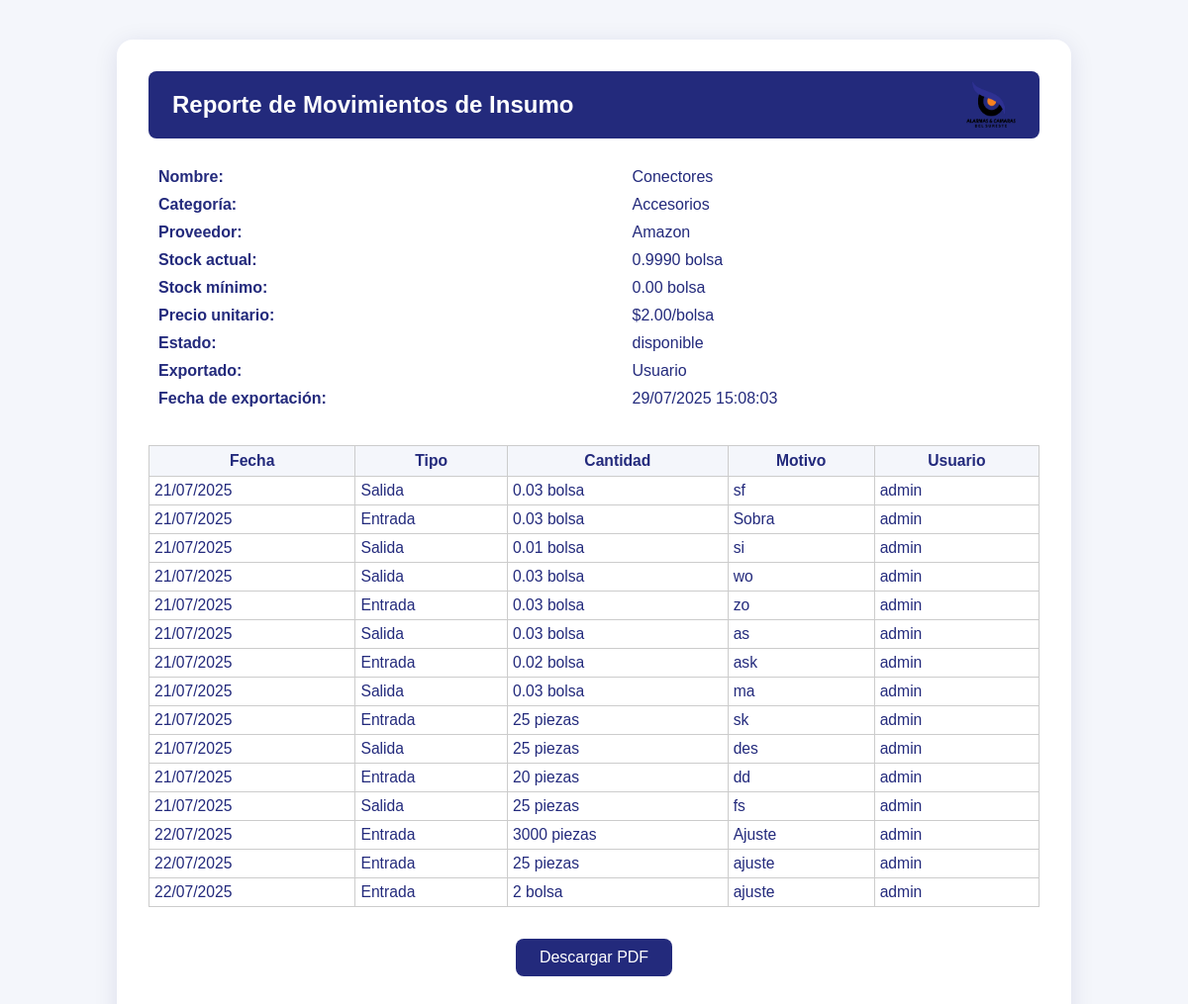
The app's page /insumos/reporte_html.php?insumo_id=3 with its own data.
### tables this page shows
CREATE TABLE `insumos` (
  `insumo_id` int(11) NOT NULL,
  `product_id` int(11) DEFAULT NULL,
  `category_id` int(11) DEFAULT NULL,
  `supplier_id` int(11) DEFAULT NULL,
  `nombre` varchar(100) DEFAULT NULL,
  `categoria` varchar(50) DEFAULT NULL,
  `unidad` varchar(20) DEFAULT NULL,
  `imagen` varchar(255) DEFAULT NULL,
  `cantidad` decimal(12,4) DEFAULT NULL,
  `minimo` decimal(10,2) DEFAULT NULL,
  `precio_unitario` decimal(10,2) DEFAULT NULL,
  `ubicacion` varchar(100) DEFAULT NULL,
  `estado` enum('disponible','bajo_stock','agotado') DEFAULT NULL,
  `consumo_semanal` decimal(10,2) DEFAULT NULL,
  `ultima_actualizacion` timestamp NOT NULL DEFAULT current_timestamp(),
  `is_active` tinyint(1) DEFAULT NULL,
  `created_at` timestamp NOT NULL DEFAULT current_timestamp(),
  `updated_at` timestamp NOT NULL DEFAULT current_timestamp() ON UPDATE current_timestamp(),
  `cost_price` decimal(10,2) DEFAULT NULL
);

CREATE TABLE `categories` (
  `category_id` int(11) NOT NULL,
  `name` varchar(100) DEFAULT NULL,
  `parent_category_id` int(11) DEFAULT NULL
);

CREATE TABLE `suppliers` (
  `supplier_id` int(11) NOT NULL,
  `name` varchar(100) NOT NULL,
  `contact_name` varchar(100) DEFAULT NULL,
  `phone` varchar(20) DEFAULT NULL,
  `email` varchar(100) DEFAULT NULL,
  `address` text DEFAULT NULL
);

CREATE TABLE `insumos_movements` (
  `insumo_movement_id` int(11) NOT NULL,
  `insumo_id` int(11) DEFAULT NULL,
  `user_id` int(11) DEFAULT NULL,
  `tipo_movimiento` enum('entrada','salida') DEFAULT NULL,
  `cantidad` decimal(12,4) DEFAULT NULL,
  `piezas_movidas` decimal(10,2) DEFAULT NULL COMMENT 'Cantidad exacta de piezas movidas, si aplica',
  `motivo` text DEFAULT NULL,
  `fecha_movimiento` timestamp NOT NULL DEFAULT current_timestamp()
);

CREATE TABLE `users` (
  `user_id` int(11) NOT NULL,
  `username` varchar(50) NOT NULL,
  `email` varchar(100) NOT NULL,
  `password` varchar(255) NOT NULL,
  `first_name` varchar(50) DEFAULT NULL,
  `last_name` varchar(50) DEFAULT NULL,
  `phone` varchar(20) DEFAULT NULL,
  `role_id` int(11) NOT NULL,
  `custom_permissions` longtext DEFAULT NULL CHECK (json_valid(`custom_permissions`)),
  `is_active` tinyint(1) DEFAULT 1,
  `last_login` timestamp NULL DEFAULT NULL,
  `created_at` timestamp NOT NULL DEFAULT current_timestamp(),
  `updated_at` timestamp NOT NULL DEFAULT current_timestamp() ON UPDATE current_timestamp()
);

### insumos/reporte_html.php (the view, shortened to what this page needs)
<?php
require_once '../connection.php';
$insumo_id = isset($_GET['insumo_id']) ? intval($_GET['insumo_id']) : 0;
$stmt = $mysqli->prepare("SELECT i.*, c.name as categoria_nombre, s.name as proveedor_nombre FROM insumos i LEFT JOIN categories c ON i.category_id = c.category_id LEFT JOIN suppliers s ON i.supplier_id = s.supplier_id WHERE i.insumo_id = ?");
$stmt->bind_param('i', $insumo_id);
$stmt->execute();
$insumo = $stmt->get_result()->fetch_assoc();
$stmt = $mysqli->prepare("SELECT m.*, u.username as usuario FROM insumos_movements m LEFT JOIN users u ON m.user_id = u.user_id WHERE m.insumo_id = ? ORDER BY m.fecha_movimiento ASC");
$stmt->bind_param('i', $insumo_id);
$stmt->execute();
$movs = $stmt->get_result()->fetch_all(MYSQLI_ASSOC);
$logo = '../assets/img/LogoWeb.png';
?>
<!DOCTYPE html>
<html lang="es">
<head>
</head>
<body>
    <div class="reporte-container" id="reportePDF">
        <div class="header-row">
            <div class="titulo">Reporte de Movimientos de Insumo</div>
            <img src="<?= $logo ?>" class="logo" alt="Logo">
        </div>
        <table class="tabla-datos">
            <tr><td><b>Nombre:</b></td><td><?= htmlspecialchars($insumo['nombre']) ?></td></tr>
            <tr><td><b>Categoría:</b></td><td><?= htmlspecialchars($insumo['categoria_nombre']) ?></td></tr>
            <tr><td><b>Proveedor:</b></td><td><?= htmlspecialchars($insumo['proveedor_nombre']) ?></td></tr>
            <tr><td><b>Stock actual:</b></td><td><?= htmlspecialchars($insumo['cantidad']) . ' ' . htmlspecialchars($insumo['unidad']) ?></td></tr>
            <tr><td><b>Stock mínimo:</b></td><td><?= htmlspecialchars($insumo['minimo']) . ' ' . htmlspecialchars($insumo['unidad']) ?></td></tr>
            <tr><td><b>Precio unitario:</b></td><td>$<?= htmlspecialchars($insumo['precio_unitario']) ?>/<?= htmlspecialchars($insumo['unidad']) ?></td></tr>
            <tr><td><b>Estado:</b></td><td><?= htmlspecialchars($insumo['estado']) ?></td></tr>
            <tr><td><b>Exportado:</b></td><td><?= isset($_SESSION['username']) ? htmlspecialchars($_SESSION['username']) : 'Usuario' ?></td></tr>
            <tr><td><b>Fecha de exportación:</b></td><td><?= date('d/m/Y H:i:s') ?></td></tr>
        </table>
        <table class="tabla-movs">
            <tr><th>Fecha</th><th>Tipo</th><th>Cantidad</th><th>Motivo</th><th>Usuario</th></tr>
            <?php if (count($movs) > 0): foreach ($movs as $mov): ?>
                <tr>
                    <td><?= date('d/m/Y', strtotime($mov['fecha_movimiento'])) ?></td>
                    <td><?= $mov['tipo_movimiento'] === 'entrada' ? 'Entrada' : 'Salida' ?></td>
                    <td>
                        <?php
                        if ($mov['piezas_movidas'] && floatval($mov['piezas_movidas']) > 0) {
                            echo intval($mov['piezas_movidas']) . ' piezas';
                        } else {
                            echo floatval($mov['cantidad']) . ' ' . htmlspecialchars($insumo['unidad']);
                        }
                        ?>
                    </td>
                    <td><?= htmlspecialchars($mov['motivo'] ?: 'Sin motivo') ?></td>
                    <td><?= htmlspecialchars($mov['usuario'] ?: 'Sistema') ?></td>
                </tr>
            <?php endforeach; else: ?>
                <tr><td colspan="5" style="text-align:center;">No hay movimientos registrados</td></tr>
            <?php endif; ?>
        </table>
        <div style="text-align:center; margin-top:32px;">
            <button class="btn-descargar" onclick="descargarPDF()"><i class="bi bi-file-earmark-pdf"></i> Descargar PDF</button>
        </div>
    </div>
</body>
</html>

### insumos/reporte_html.php (style rules this page uses)
body { font-family: Arial, sans-serif; color: #232a7c; background: #f4f6fb; }
.reporte-container { background: #fff; max-width: 900px; margin: 40px auto; border-radius: 16px; box-shadow: 0 4px 24px rgba(18,24,102,0.10); padding: 32px; }
.header-row { display: flex; align-items: center; justify-content: space-between; background: #232a7c; border-radius: 8px; padding: 10px 24px 10px 24px; margin-bottom: 24px; }
.titulo { color: #fff; font-size: 1.5em; font-weight: bold; text-align: left; margin: 0; }
.logo { height: 48px; margin-left: 16px; }
.tabla-datos { margin: 24px 0 32px 0; width: 100%; }
.tabla-datos td { padding: 4px 8px; }
.tabla-movs { border-collapse: collapse; width: 100%; font-size: 0.98em; }
.tabla-movs th { background: #f4f6fb; color: #232a7c; font-weight: bold; border: 1px solid #ccc; padding: 6px; }
.tabla-movs td { border: 1px solid #ccc; padding: 5px; }
.btn-descargar { background: #232a7c; color: #fff; border: none; padding: 10px 24px; border-radius: 8px; font-size: 1em; cursor: pointer; margin-bottom: 24px; }

### records on screen
insumos: nombre "Conectores", category.name "Accesorios", supplier.name "Amazon", cantidad "0.9990", unidad "bolsa", minimo "0.00", precio_unitario "2.00", estado "disponible"
insumos_movements: fecha_movimiento "21/07/2025", tipo_movimiento "Salida", cantidad "0.03", insumo.unidad "bolsa", motivo "sf", user.username "admin"
insumos_movements: fecha_movimiento "21/07/2025", tipo_movimiento "Entrada", cantidad "0.03", insumo.unidad "bolsa", motivo "Sobra", user.username "admin"
insumos_movements: fecha_movimiento "21/07/2025", tipo_movimiento "Salida", cantidad "0.01", insumo.unidad "bolsa", motivo "si", user.username "admin"
insumos_movements: fecha_movimiento "21/07/2025", tipo_movimiento "Salida", cantidad "0.03", insumo.unidad "bolsa", motivo "wo", user.username "admin"
insumos_movements: fecha_movimiento "21/07/2025", tipo_movimiento "Entrada", cantidad "0.03", insumo.unidad "bolsa", motivo "zo", user.username "admin"
insumos_movements: fecha_movimiento "21/07/2025", tipo_movimiento "Salida", cantidad "0.03", insumo.unidad "bolsa", motivo "as", user.username "admin"
insumos_movements: fecha_movimiento "21/07/2025", tipo_movimiento "Entrada", cantidad "0.02", insumo.unidad "bolsa", motivo "ask", user.username "admin"
insumos_movements: fecha_movimiento "21/07/2025", tipo_movimiento "Salida", cantidad "0.03", insumo.unidad "bolsa", motivo "ma", user.username "admin"
insumos_movements: fecha_movimiento "21/07/2025", tipo_movimiento "Entrada", piezas_movidas "25", motivo "sk", user.username "admin"
insumos_movements: fecha_movimiento "21/07/2025", tipo_movimiento "Salida", piezas_movidas "25", motivo "des", user.username "admin"
insumos_movements: fecha_movimiento "21/07/2025", tipo_movimiento "Entrada", piezas_movidas "20", motivo "dd", user.username "admin"
insumos_movements: fecha_movimiento "21/07/2025", tipo_movimiento "Salida", piezas_movidas "25", motivo "fs", user.username "admin"
insumos_movements: fecha_movimiento "22/07/2025", tipo_movimiento "Entrada", piezas_movidas "3000", motivo "Ajuste", user.username "admin"
insumos_movements: fecha_movimiento "22/07/2025", tipo_movimiento "Entrada", piezas_movidas "25", motivo "ajuste", user.username "admin"
insumos_movements: fecha_movimiento "22/07/2025", tipo_movimiento "Entrada", cantidad "2", insumo.unidad "bolsa", motivo "ajuste", user.username "admin"
